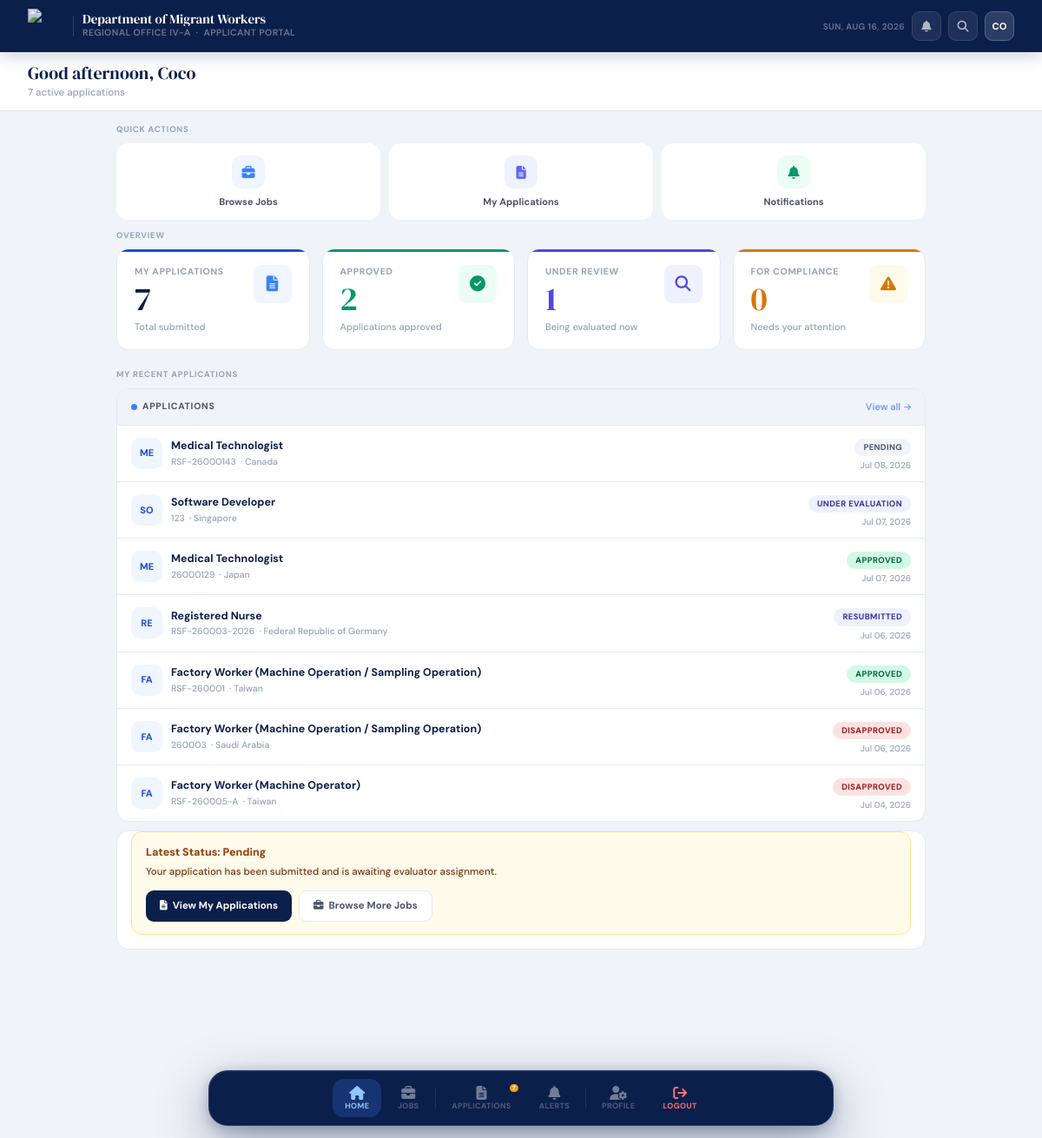
Screenshot of /client/index.php (signed in) with the database file from the repository.
### tables this page shows
CREATE TABLE `applications` (
  `id` int(11) NOT NULL,
  `client_id` int(11) NOT NULL,
  `rsf_id` int(11) NOT NULL,
  `status` varchar(50) DEFAULT 'pending',
  `current_evaluator_id` int(11) DEFAULT NULL,
  `handling_party` enum('evaluator','admin') DEFAULT NULL,
  `locked_at` timestamp NULL DEFAULT NULL,
  `submitted_at` timestamp NOT NULL DEFAULT current_timestamp(),
  `updated_at` timestamp NOT NULL DEFAULT current_timestamp() ON UPDATE current_timestamp(),
  `notes` text DEFAULT NULL
);

CREATE TABLE `rsf_job_orders` (
  `id` int(11) NOT NULL,
  `rsf_number` varchar(50) NOT NULL,
  `employer_name` varchar(255) NOT NULL,
  `worksite_country` varchar(100) DEFAULT NULL,
  `classification` varchar(50) DEFAULT NULL,
  `position_title` varchar(150) DEFAULT NULL,
  `slots_available` int(11) DEFAULT NULL,
  `qualifications` text DEFAULT NULL,
  `deadline` date DEFAULT NULL,
  `pdf_path` varchar(500) DEFAULT NULL,
  `created_at` timestamp NOT NULL DEFAULT current_timestamp()
);

### client/index.php (the view, shortened to what the rows shown need)
<?php
require_once '../auth.php';
$client_email = $_SESSION['user_email'];
$client_name  = $_SESSION['full_name'] ?? 'Client';
$my_apps      = [];
$stmt = $database->prepare("SELECT cid FROM clients WHERE email = ? LIMIT 1");
$stmt->bind_param("s", $client_email);
$stmt->execute();
$row = $stmt->get_result()->fetch_assoc();
if ($row) {
    $client_id = (int)$row['cid'];
    $res = $database->query("
        SELECT a.id, a.status, a.updated_at, r.position_title, r.worksite_country, r.rsf_number
        FROM applications a
        JOIN rsf_job_orders r ON a.rsf_id = r.id
        WHERE a.client_id = $client_id
        ORDER BY a.updated_at DESC
        LIMIT 10
    ");
    if ($res) $my_apps = $res->fetch_all(MYSQLI_ASSOC);
}
$latest_status = !empty($my_apps) ? $my_apps[0]['status'] : null;
$hour     = (int)date('G');
$greeting = $hour < 12 ? 'Good morning' : ($hour < 18 ? 'Good afternoon' : 'Good evening');
$first    = explode(' ', trim($client_name))[0] ?: $client_name;
?>
<!DOCTYPE html>
<html lang="en">
<head>
    <link rel="stylesheet" href="https://cdnjs.cloudflare.com/ajax/libs/font-awesome/6.5.1/css/all.min.css">
    <link rel="stylesheet" href="../css/dashboard.css">
    <script src="https://cdn.tailwindcss.com"></script>
</head>
<body>
    <header class="topbar">
        <div class="topbar-brand">
            <div class="brand-text">
                <h1>Department of Migrant Workers</h1>
            </div>
        </div>
    </header>
    <div class="subbar">
        <div class="subbar-top">
            <div class="subbar-greeting">
                <h2><?= $greeting ?>, <?= htmlspecialchars($first) ?></h2>
            </div>
        </div>
    </div>
    <div id="mainContent" class="max-w-[960px] mx-auto px-3.5 pt-3.5 pb-[calc(var(--dock-h)_+_36px_+_env(safe-area-inset-bottom))]">
        <div class="bg-[var(--card)] border border-[var(--border)] rounded-[14px] overflow-hidden mb-2.5 opacity-0 translate-y-2.5 [animation:fi2_0.4s_ease_forwards] [animation-delay:.16s]">
            <?php if (empty($my_apps)): ?>
                <div class="py-9 px-4 text-center">
                    <i class="fas fa-inbox text-3xl text-[var(--border)] block mb-2.5"></i>
                    <p class="text-[12.5px] font-semibold text-[var(--text3)]">No applications yet</p>
                    <span class="text-[11px] text-[var(--text3)]"><a href="jobs.php" class="text-[var(--blue-lt)] font-semibold no-underline">Browse job opportunities</a> to submit your first application.</span>
                </div>
            <?php else: ?>
                <?php foreach ($my_apps as $app): ?>
                    <?php
                    $s    = strtolower($app['status'] ?? '');
                    $stxt = str_replace('_', ' ', ucwords($s));
                    $pillClasses = match ($s) {
                        'approved'         => 'bg-[#d1fae5] text-[#065f46]',
                        'under_evaluation' => 'bg-[#eef2ff] text-[#3730a3]',
                        'for_compliance'   => 'bg-[#fff7ed] text-[#92400e]',
                        'assign'           => 'bg-[#eff6ff] text-[#1e40af]',
                        'assigned'         => 'bg-[#eff6ff] text-[#1e40af]',
                        'disapproved'      => 'bg-[#fee2e2] text-[#991b1b]',
                        'resubmitted'      => 'bg-[#eef2ff] text-[#3730a3]',
                        'unassign'         => 'bg-[#f1f5f9] text-[#475569]',
                        'unassigned'       => 'bg-[#f1f5f9] text-[#475569]',
                        'pending'          => 'bg-[#f1f5f9] text-[#475569]',
                        default            => 'bg-[#f1f5f9] text-[#475569]',
                    };
                    $posInitials = strtoupper(substr($app['position_title'] ?? 'J', 0, 2));
                    ?>
                    <a href="edit-application.php?id=<?= (int) ($app['id'] ?? 0) ?>" class="flex items-center gap-2.5 py-[11px] px-4 border-b border-[var(--border)] last:border-b-0 no-underline text-inherit transition-colors hover:bg-[var(--surface)]">
                        <div class="w-9 h-9 rounded-[10px] bg-[#eff6ff] text-[var(--blue)] text-[11px] font-extrabold flex items-center justify-center flex-shrink-0"><?= htmlspecialchars($posInitials) ?></div>
                        <div class="flex-1 min-w-0">
                            <div class="text-[12.5px] font-bold text-[var(--text1)] whitespace-nowrap overflow-hidden text-ellipsis"><?= htmlspecialchars($app['position_title'] ?? '—') ?></div>
                            <div class="text-[10.5px] text-[var(--text3)] font-medium mt-[1px] whitespace-nowrap overflow-hidden text-ellipsis">
                                <?= htmlspecialchars($app['rsf_number'] ?? '—') ?>
                                &nbsp;·&nbsp;<?= htmlspecialchars($app['worksite_country'] ?? '—') ?>
                            </div>
                        </div>
                        <div class="text-right flex-shrink-0">
                            <span class="inline-block text-[9.5px] font-bold tracking-[.04em] uppercase py-[3px] px-2.5 rounded-full <?= $pillClasses ?>"><?= htmlspecialchars($stxt) ?></span>
                            <div class="text-[10px] text-[var(--text3)] font-medium mt-[3px]">
                                <?= $app['updated_at'] ? date('M d, Y', strtotime($app['updated_at'])) : '—' ?>
                            </div>
                        </div>
                    </a>
                <?php endforeach; ?>
            <?php endif; ?>
        </div>
        <div class="bg-[var(--card)] border border-[var(--border)] rounded-[14px] overflow-hidden mb-2.5 opacity-0 translate-y-2.5 [animation:fi2_0.4s_ease_forwards] [animation-delay:.20s]">
            <?php if ($latest_status): ?>
                <?php
                $bannerColor = match (true) {
                    in_array($latest_status, ['pending', 'unassign', 'unassigned'], true) => ['bg' => '#fffbeb', 'border' => '#fde68a', 'h' => '#92400e', 'p' => '#78350f'],
                    in_array($latest_status, ['assign', 'assigned', 'under_evaluation'], true) => ['bg' => '#eef2ff', 'border' => '#c7d2fe', 'h' => '#3730a3', 'p' => '#4338ca'],
                    $latest_status === 'resubmitted'                         => ['bg' => '#e0f2fe', 'border' => '#7dd3fc', 'h' => '#0369a1', 'p' => '#0c4a6e'],
                    $latest_status === 'for_compliance'                        => ['bg' => '#fff7ed', 'border' => '#fed7aa', 'h' => '#9a3412', 'p' => '#7c2d12'],
                    $latest_status === 'approved'                              => ['bg' => '#d1fae5', 'border' => '#a7f3d0', 'h' => '#065f46', 'p' => '#047857'],
                    $latest_status === 'disapproved'                           => ['bg' => '#fee2e2', 'border' => '#fecaca', 'h' => '#991b1b', 'p' => '#b91c1c'],
                    default                                                    => ['bg' => '#f1f5f9', 'border' => '#e2e8f0', 'h' => '#1e293b', 'p' => '#475569'],
                };
                $bannerMsg = match (true) {
                    in_array($latest_status, ['pending', 'unassign', 'unassigned'], true) => 'Your application has been submitted and is awaiting evaluator assignment.',
                    in_array($latest_status, ['assign', 'assigned', 'under_evaluation'], true) => 'Your application is being evaluated. You will be notified if additional information is needed.',
                    $latest_status === 'resubmitted'                         => 'You resubmitted your application. An evaluator will review your updates.',
                    $latest_status === 'for_compliance'                        => 'Please review the evaluator\'s notes and update your application in My Applications.',
                    $latest_status === 'approved'                              => 'Congratulations! Your application has been approved.',
                    $latest_status === 'disapproved'                           => 'Your application was not approved. You may apply for other positions.',
                    default                                                    => 'Track your application progress in My Applications.',
                };
                ?>
                <div class="mx-4 mb-4 rounded-xl py-3.5 px-4 border"
                    style="background:<?= $bannerColor['bg'] ?>;border-color:<?= $bannerColor['border'] ?>;">
                    <h4 class="text-[12.5px] font-extrabold mb-1" style="color:<?= $bannerColor['h'] ?>">
                        Latest Status: <?= htmlspecialchars(ucwords(str_replace('_', ' ', $latest_status))) ?>
                    </h4>
                    <p class="text-[11.5px] font-medium leading-relaxed" style="color:<?= $bannerColor['p'] ?>"><?= $bannerMsg ?></p>
                    <div class="flex flex-wrap gap-2 mt-3">
                        <a href="my-applications.php" class="inline-flex items-center gap-1.5 py-2 px-4 rounded-[9px] text-[11.5px] font-bold no-underline transition-opacity hover:opacity-85" style="background:var(--navy);color:#fff;">
                            <i class="fas fa-file-lines"></i> View My Applications
                        </a>
                        <a href="jobs.php" class="inline-flex items-center gap-1.5 py-2 px-4 rounded-[9px] text-[11.5px] font-bold no-underline transition-opacity hover:opacity-85" style="background:var(--card);border:1px solid var(--border);color:var(--text2);">
                            <i class="fas fa-briefcase"></i> Browse More Jobs
                        </a>
                    </div>
                </div>
            <?php endif; ?>
        </div>
    </div>
</body>
</html>

### rows the page displays
applications: rsf.position_title "ME", rsf.position_title "Medical Technologist", rsf.rsf_number "RSF-26000143", rsf.worksite_country "Canada", status "PENDING", updated_at "Jul 08, 2026", status "Pending", status "Your application has been submitted and is awaiting evaluator assignment."
applications: rsf.position_title "SO", rsf.position_title "Software Developer", rsf.rsf_number "123", rsf.worksite_country "Singapore", status "UNDER EVALUATION", updated_at "Jul 07, 2026"
applications: rsf.position_title "ME", rsf.position_title "Medical Technologist", rsf.rsf_number "26000129", rsf.worksite_country "Japan", status "APPROVED", updated_at "Jul 07, 2026"
applications: rsf.position_title "RE", rsf.position_title "Registered Nurse", rsf.rsf_number "RSF-260003-2026", rsf.worksite_country "Federal Republic of Germany", status "RESUBMITTED", updated_at "Jul 06, 2026"
applications: rsf.position_title "FA", rsf.position_title "Factory Worker (Machine Operation / Sampling Operation)", rsf.rsf_number "RSF-260001", rsf.worksite_country "Taiwan", status "APPROVED", updated_at "Jul 06, 2026"
applications: rsf.position_title "FA", rsf.position_title "Factory Worker (Machine Operation / Sampling Operation)", rsf.rsf_number "260003", rsf.worksite_country "Saudi Arabia", status "DISAPPROVED", updated_at "Jul 06, 2026"
applications: rsf.position_title "FA", rsf.position_title "Factory Worker (Machine Operator)", rsf.rsf_number "RSF-260005-A", rsf.worksite_country "Taiwan", status "DISAPPROVED", updated_at "Jul 04, 2026"

### other values shown
$client_initials "CO"
$first "Coco"
$app_count "7"
$statusCounts['approved'] "2"
$statusCounts['under_evaluation'] "1"
$statusCounts['for_compliance'] "0"
